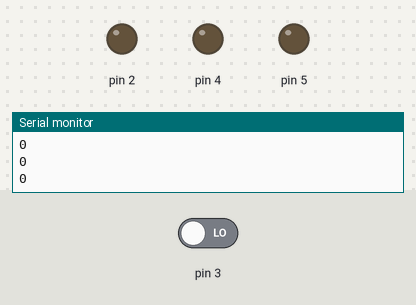
A sketch run on a simulated Arduino Uno, built with avr-gcc and run on an emulated ATmega328P. On the bench: output pins drawn as LEDs (lit = HIGH), the last lines printed to the serial monitor. The test bench sets the inputs (shaded band); at power-on: pin 3 LOW.

Above: at 1.2 s.
1.3 s: pin 3 driven HIGH
At 1.45 s:
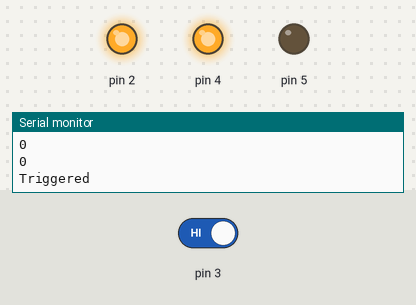
At 2.1 s:
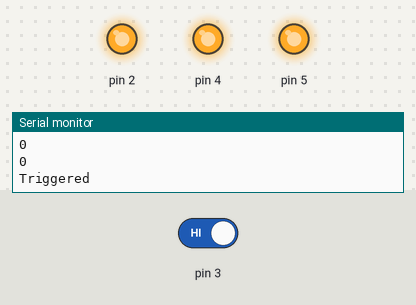
Timing chart, 0 to 8.3 s (numbered marks = the images above; inputs shaded):
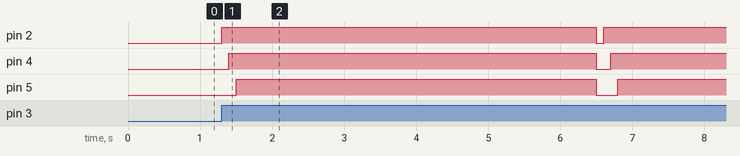

The sketch:

MotNiteLite.ino
```cpp
void setup() {
  // put your setup code here, to run once:
Serial.begin(9600);
pinMode(2, OUTPUT);
pinMode(3, INPUT);
pinMode(4, OUTPUT);
pinMode(5, OUTPUT);
}

void loop() {
  // put your main code here, to run repeatedly:

  Serial.println(digitalRead(3));
  delay(100);
  if(digitalRead(3) == HIGH){
    Serial.println("Triggered");
    digitalWrite(2, HIGH);
    delay(100);
    digitalWrite(4, HIGH);
    delay(100);
    digitalWrite(5, HIGH);
    delay(5000);
    digitalWrite(2, LOW);
    digitalWrite(4, LOW);
    digitalWrite(5, LOW);
  }

}
```

Measured:
- after the input at 1.3 s, pin 2: LOW → HIGH at once, → LOW 5.2 s later, → HIGH 0.10 s later; pin 4: LOW → HIGH after 0.10 s, → LOW 5.1 s later, → HIGH 0.20 s later; pin 5: LOW → HIGH after 0.20 s, → LOW 5.0 s later, → HIGH 0.30 s later
